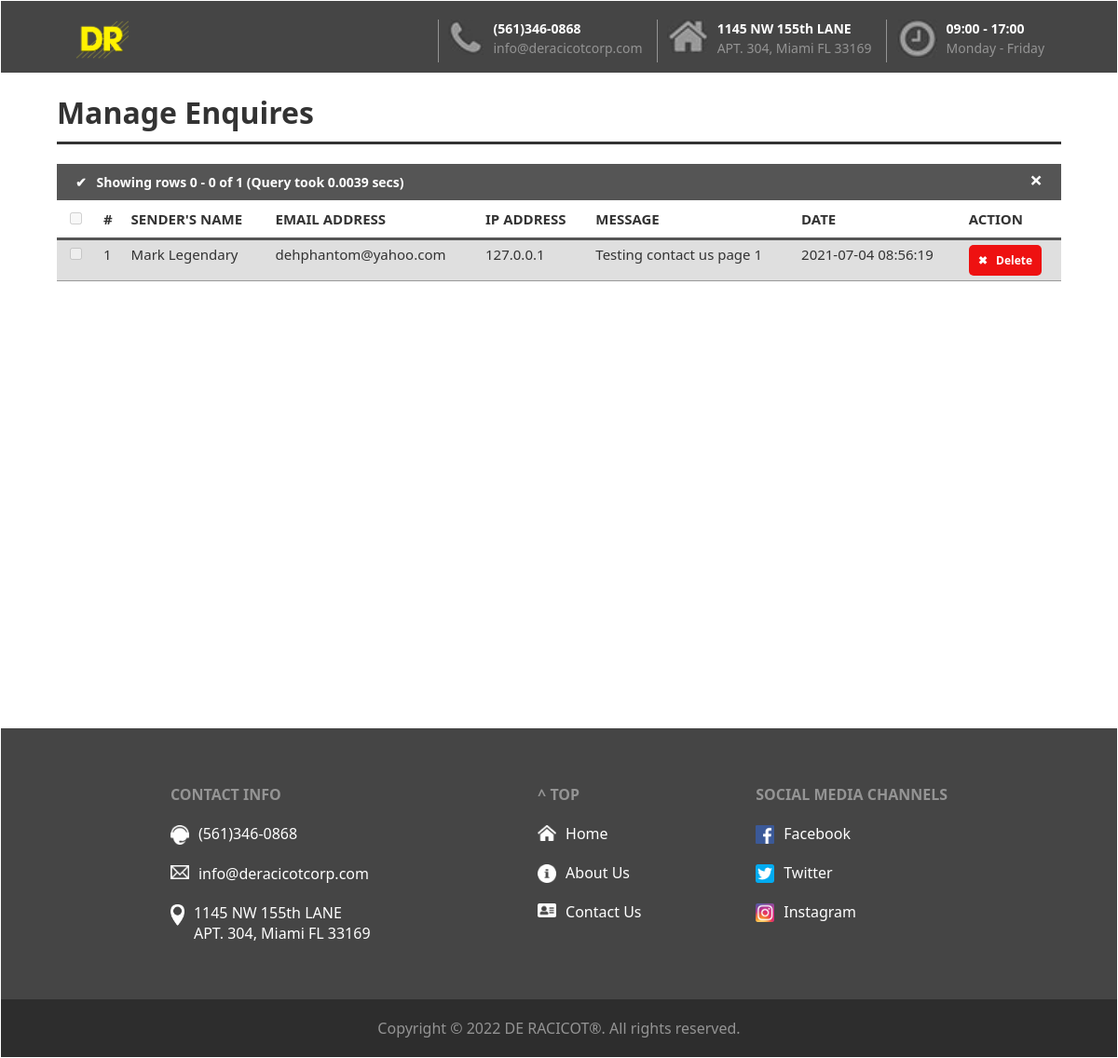
/admin.php (signed in), run on the app's committed database.
### tables this page shows
CREATE TABLE IF NOT EXISTS `enquiry` (
  `sender_name` varchar(50) NOT NULL,
  `email_address` varchar(50) NOT NULL,
  `message` longtext NOT NULL,
  `ip` varchar(50) DEFAULT NULL,
  `status` int(1) NOT NULL DEFAULT '0',
  `date` timestamp NOT NULL DEFAULT CURRENT_TIMESTAMP,
  `id` int(11) NOT NULL AUTO_INCREMENT,
  PRIMARY KEY (`id`)
);

### jrad/mysql_connect.php (called while the page is built, shortened)
<?PHP
abstract class jrad_mysql_connect
{
	function __construct ($database, $username, $password)
	{
    $this->mysqli = new MySQLi('localhost',$username,$password,$database);
  }
  final public function set_table ($table)
	{
		$this->table = $table;
	}
}
?>

### jrad/mysql_crud.php (called while the page is built, shortened)
<?PHP
class jrad_mysql_crud extends jrad_mysql_schema
{
  final public function select ($field = NULL, $value = NULL)
  {
		$WHERE = is_null($field)? '': 'WHERE '.$field.'="'.$this->esc_str($value).'"';
		$sql_stmt = 'SELECT * FROM `'.$this->table.'` '.$WHERE.' ORDER BY id ASC';
		$result = $this->mysqli->query($sql_stmt);
    if ($result->num_rows > 0)
    {
      $array = array();
      while ($row = $result->fetch_assoc())
        array_push($array,$row);
      return $array;
    }
  }
}
?>

### src/Main.php (the view, shortened to what this page needs)
<?PHP
class Main
{
    private $jrad_mysql, $jrad_js;
    public function __construct()
    {
        $this->jrad_mysql = new jrad_mysql(DATABASE, USERNAME, PASSWORD);
        $this->jrad_mysql->set_table('enquiry');
    }
    final public function read_enquiry()
    {
        $row = $this->jrad_mysql->select();
        $outp = array();
        if (is_array($row)) {
            krsort($row);
            $n = count($row);
            $i = $n - 1;
            $s = '0.00' . date('s');
            $outp['caption'] = '&#10004; &nbsp; Showing rows 0 - ' . $i . ' of ' . $n . ' (Query took ' . $s . ' secs)';
            $buffer = '';
            $sn = 0;
            foreach ($row as $assoc) {
                $sn++;
                $buffer .= '<tr>
					<td><input type="checkbox" disabled="disabled"></td>
					<td>' . $sn . '</td>
					<td>' . $assoc['sender_name'] . '</td>
					<td>' . $assoc['email_address'] . '</td>
					<td>' . $assoc['ip'] . '</td>
					<td>' . $assoc['message'] . '</td>
					<td>' . $assoc['date'] . '</td>
					<td><a onclick="onDelete(' . $assoc['id'] . ')" title="Delete Record">&#10006; &nbsp; Delete</a></td>
				</tr>';
            }
            $outp['tbody'] = $buffer;
        } else {
            $outp['caption'] = '&#9888; &nbsp; No records found.';
            $outp['tbody'] = '';
        }
        return (object) $outp;
    }
}
$main = new Main();

### admin.php (shortened to what this page needs)
<?php
include_once 'src/Main.php';
$main->page_lock();
$main->delete_enquiry();
$display = $main->read_enquiry();
?>
<!DOCTYPE html>
<html lang="en">
<head>
	<?php include_once 'src/inc_head.php';?>
</head>
<body class="admin">
<table border="0">
<tr>
<td>
  <header>
	  <?php include_once 'src/inc_header.php';?>
  </header>
  <main>
    <wrap>
      <h1>Manage Enquires</h1>
      <table border="0">
        <caption id="caption">
        	<a onclick="onHide('caption')" title="Hide">&times;</a>
					<?php echo $display->caption; ?>
        </caption>
        <tr>
          <th><input type="checkbox" disabled /></th>
          <th>#</th>
          <th>Sender's Name</th>
          <th>Email Address</th>
          <th>IP Address</th>
          <th>Message</th>
          <th>Date</th>
          <th>Action</th>
        </tr>
        <tbody>
        <?php echo $display->tbody; ?>
        </tbody>
      </table>
    </wrap>
    <p>&nbsp;</p>
  </main>
  <footer>
    <?php include_once 'src/inc_footer.php';?>
  </footer>
</td>
</tr>
</table>
</body>
</html>

### src/inc_head.php (shortened to what this page needs)
<link type="text/css" href="css/master.css" rel="stylesheet" />
<link type="text/css" href="css/template.css" rel="stylesheet" />
<link type="text/css" href="css/main.css" rel="stylesheet" />
<link type="text/css" href="css/admin.css" rel="stylesheet" />
<link type="text/css" href="css/theme.css" rel="stylesheet" />
<link type="text/css" href="css/viewport.css" rel="stylesheet" />

### src/inc_header.php (shortened to what this page needs)
<wrap>
  <table border="0">
  <tr>
    <td>
      <img src="img/fa_call.png" alt="Contact Info" />
    </td>
    <td>
      <b><?php echo TEL; ?></b>
      <i><?php echo WEBMAIL; ?></i>
    </td>
    <td>
      <img src="img/fa_home.png" alt="Office Address" />
    </td>
    <td>
      <b><?php echo ADDR_TOP; ?></b>
      <i><?php echo ADDR_END; ?></i>
    </td>
    <td>
      <img src="img/fa_time.png" alt="Working Hours" />
    </td>
    <td>
      <b>09:00 - 17:00</b>
      <i>Monday - Friday</i>
    </td>
  </tr>
  </table>
  <a href="index.php">
    <img src="img/logo.png" class="logo" width="60px" alt="<?php echo APPNAME; ?>" />
  </a>
</wrap>

### src/inc_footer.php (shortened to what this page needs)
<wrap>
  <ul>
    <li>
      <div>Contact Info</div>
      <div><a>
        <img src="img/ico_support.png" alt="Telephone:" />
        <?php echo TEL; ?>
      </a></div>
      <div><a href="<?php echo MAILTO; ?>">
        <img src="img/ico_email.png" alt="Email:" />
        <?php echo WEBMAIL; ?>
      </a></div>
      <div><a>
        <img src="img/ico_pin.png" alt="Address:" style="width:15px;" />
        <?php echo ADDR_TOP . '<br/>' . ADDR_END; ?>
      </a></div>
    </li>
    <li>
      <div><a href="#">^ TOP</a></div>
      <div><a href="index.php">
        <img src="img/ico_home.png" alt="" />
        Home
      </a></div>
      <div><a href="about.php">
        <img src="img/ico_info.png" alt="" />
        About Us
      </a></div>
      <div><a href="contact.php">
        <img src="img/ico_contact.png" alt="" />
        Contact Us
      </a></div>
    </li>
    <li>
      <div>Social Media Channels</div>
      <div><a href="https://www.facebook.com/" target="_new">
        <img src="img/logo_fb.png" alt="" />
        Facebook
      </a></div>
      <div><a href="https://www.twitter.com/" target="_new">
        <img src="img/logo_tw.png" alt="" />
        Twitter
      </a></div>
      <div><a href="https://www.instagram.com/" target="_new">
        <img src="img/logo_ig.png" alt="" />
        Instagram
      </a></div>
    </li>
  </ul>
</wrap>
<address><?php echo COPYRIGHT; ?></address>

### css/master.css (style rules this page uses)
* { font-family:"Segoe UI","Segoe UI Light","Segoe Script"; font-size-adjust:100%/1.4; box-sizing:border-box; }
body { padding:0; margin:0; background-color:#EEE; color:#333; font-size:16px; }
h1, h2, h3, h4, h5, h6 { padding-left:0; padding-right:0; margin-left:0; margin-right:0; font-weight:normal; }
a { text-decoration:none; color:inherit; cursor:pointer; display:inline-block; }
ol, ul, dl { padding:0; margin:0; list-style-type:none; }
ul li { display:inline-block; vertical-align:top; }
table { width:100%; border-collapse:collapse; }
th { cursor:default; }
address { font-style:normal; }

### css/template.css (style rules this page uses)
body { background-color: #fff; }
header { padding: 20px 20px 10px; }
header img { color: #fff; font-size: 28px; font-weight: bold; white-space: nowrap; }
header table { width: auto; float: right; display: inline-block; }
header table tr { vertical-align: top; }
header table td { padding: 0; }
header table td img { width: 44px; }
header table td:first-child img { width: 38px; }
header table td:nth-child(odd) { padding: 0 10px; border: 0; border-left: solid thin; }
header table td:nth-child(even) { padding-right: 15px; }
header table td:last-child { padding-right: 0; }
header table b { color: #fff; font-size: 14px; display: block; }
header table i { font-size: 14px; font-style: normal; }
main { min-height: 683px; display: block; }
footer ul { padding: 40px 10px; text-align: center; }
footer li { color: #fff; text-align: left; }
footer li:first-child { width: 310px; }
footer li:nth-child(2) { padding-left: 80px; width: 310px; }
footer li div { margin: 20px 0; }
footer li div:first-child { text-transform: uppercase; font-weight: bold; display: block; }
footer li div a { color: #fff; font-style: normal; display: inline-block; white-space: nowrap; }
footer li img { width: 20px; margin-top: 2px; margin-right: 10px; float: left; display: inline-block; }
footer address { padding: 20px 10px; text-align: center; }

### css/admin.css (style rules this page uses)
.admin main h1 { font-weight: bold; padding-bottom: 10px; border-bottom: solid; }
.admin main table caption { padding: 10px 20px; background-color: #555; color: #fff; text-align: left; font-size: 14px; font-weight: bold; }
.admin main table caption a { margin-top: 5px; float: right; font-size: 24px; line-height: 0.2; -webkit-transition: color 0.2s; transition: color 0.2s; }
.admin main table tr { vertical-align: top; }
.admin main table th { padding: 10px; text-align: left; text-transform: uppercase; font-size: 15px; border-bottom: solid #555; white-space: nowrap; }
.admin main table th:first-child, .admin main table th:nth-child(2) { width: 1px; }
.admin main table td { padding: 5px 10px; font-size: 15px; border-bottom: solid thin #999; white-space: nowrap; }
.admin main table td:nth-child(6) { white-space: normal; }
.admin main table tr:nth-child(odd) td { background-color: #dfdfdf; }
.admin main table td a { padding: 8px 10px; background-color: #e11; color: #fff; text-shadow: none; font-size: 12px; font-weight: bold; border-radius: 5px; cursor: pointer; }

### css/theme.css (style rules this page uses)
header, footer, .home main .wall .caption, .home main .banner input[type="submit"], .contact main input[type="submit"] { background-color: #454545; }
footer address { background-color: #2d2d2d; }
header table i, .home main .banner td, footer li div:first-child, footer li div:first-child a, footer address { color: #949494; }
header table td:nth-child(odd), .home main .banner input { border-color: #949494; }

### css/viewport.css (style rules this page uses)
wrap { margin: 0 auto; width: 90%; display: block; }

### data on the page
enquiry: sender_name "Mark Legendary", email_address "dehphantom@yahoo.com", ip "127.0.0.1", message "Testing contact us page 1", date "2021-07-04 08:56:19"

### other printed values
TEL "(561)346-0868"
WEBMAIL "info@deracicotcorp.com"
ADDR_TOP "1145 NW 155th LANE"
ADDR_END "APT. 304, Miami FL 33169"
$display->caption "✔ Showing rows 0 - 0 of 1 (Query took 0.0039 secs)"
COPYRIGHT "Copyright © 2022 DE RACICOT®. All rights reserved."
